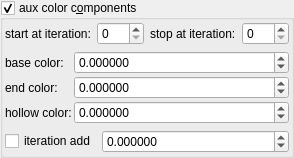
    <widget class="MyGroupBox" name="groupCheck_fold_color_aux_color_enabled_false">
     <property name="title">
      <string>aux color c&amp;omponents</string>
     </property>
     <property name="checkable">
      <bool>true</bool>
     </property>
     <layout class="QVBoxLayout" name="verticalLayout_12">
      <property name="leftMargin">
       <number>2</number>
      </property>
      <property name="topMargin">
       <number>2</number>
      </property>
      <property name="rightMargin">
       <number>2</number>
      </property>
      <property name="bottomMargin">
       <number>2</number>
      </property>
      <item>
       <layout class="QHBoxLayout" name="horizontalLayout_21" stretch="0,1,0,1">
        <item>
         <widget class="QLabel" name="label_102">
          <property name="text">
           <string>start at iteration:</string>
          </property>
         </widget>
        </item>
        <item>
         <widget class="MySpinBox" name="spinboxInt_fold_color_start_iterations_A">
          <property name="sizePolicy">
           <sizepolicy hsizetype="Minimum" vsizetype="Maximum">
            <horstretch>0</horstretch>
            <verstretch>0</verstretch>
           </sizepolicy>
          </property>
          <property name="minimum">
           <number>0</number>
          </property>
          <property name="maximum">
           <number>999</number>
          </property>
          <property name="value">
           <number>0</number>
          </property>
         </widget>
        </item>
        <item>
         <widget class="QLabel" name="label_74">
          <property name="text">
           <string>stop at iteration:</string>
          </property>
         </widget>
        </item>
        <item>
         <widget class="MySpinBox" name="spinboxInt_fold_color_stop_iterations_A">
          <property name="sizePolicy">
           <sizepolicy hsizetype="Preferred" vsizetype="Maximum">
            <horstretch>0</horstretch>
            <verstretch>0</verstretch>
           </sizepolicy>
          </property>
          <property name="maximum">
           <number>999</number>
          </property>
         </widget>
        </item>
       </layout>
      </item>
      <item>
       <layout class="QGridLayout" name="gridLayout_33" columnstretch="0,1" rowminimumheight="0,0,0">
        <property name="spacing">
         <number>2</number>
        </property>
        <item row="2" column="0">
         <widget class="QLabel" name="label_292">
          <property name="text">
           <string>hollow color:</string>
          </property>
         </widget>
        </item>
        <item row="0" column="1">
         <widget class="MyDoubleSpinBox" name="spinbox4_fold_color_difs_0000_y">
          <property name="sizePolicy">
           <sizepolicy hsizetype="Minimum" vsizetype="Maximum">
            <horstretch>0</horstretch>
            <verstretch>0</verstretch>
           </sizepolicy>
          </property>
          <property name="prefix">
           <string/>
          </property>
          <property name="suffix">
           <string/>
          </property>
          <property name="decimals">
           <number>6</number>
          </property>
          <property name="minimum">
           <double>-100.000000000000000</double>
          </property>
          <property name="maximum">
           <double>100.000000000000000</double>
          </property>
          <property name="singleStep">
           <double>0.100000000000000</double>
          </property>
         </widget>
        </item>
        <item row="0" column="0">
         <widget class="QLabel" name="label_290">
          <property name="text">
           <string>base color:</string>
          </property>
         </widget>
        </item>
        <item row="2" column="1">
         <widget class="MyDoubleSpinBox" name="spinbox4_fold_color_difs_0000_z">
          <property name="sizePolicy">
           <sizepolicy hsizetype="Minimum" vsizetype="Maximum">
            <horstretch>0</horstretch>
            <verstretch>0</verstretch>
           </sizepolicy>
          </property>
          <property name="prefix">
           <string/>
          </property>
          <property name="suffix">
           <string/>
          </property>
          <property name="decimals">
           <number>6</number>
          </property>
          <property name="minimum">
           <double>-100.000000000000000</double>
          </property>
          <property name="maximum">
           <double>100.000000000000000</double>
          </property>
          <property name="singleStep">
           <double>0.100000000000000</double>
          </property>
         </widget>
        </item>
        <item row="1" column="1">
         <widget class="MyDoubleSpinBox" name="spinbox4_fold_color_difs_0000_w">
          <property name="sizePolicy">
           <sizepolicy hsizetype="Minimum" vsizetype="Maximum">
            <horstretch>0</horstretch>
            <verstretch>0</verstretch>
           </sizepolicy>
          </property>
          <property name="prefix">
           <string/>
          </property>
          <property name="suffix">
           <string/>
          </property>
          <property name="decimals">
           <number>6</number>
          </property>
          <property name="minimum">
           <double>-100.000000000000000</double>
          </property>
          <property name="maximum">
           <double>100.000000000000000</double>
          </property>
          <property name="singleStep">
           <double>0.100000000000000</double>
          </property>
         </widget>
        </item>
        <item row="1" column="0">
         <widget class="QLabel" name="label_291">
          <property name="text">
           <string>end color:</string>
          </property>
         </widget>
        </item>
       </layout>
      </item>
      <item>
       <layout class="QHBoxLayout" name="horizontalLayout_22" stretch="0,1">
        <item>
         <widget class="MyCheckBox" name="checkBox_fold_color_aux_color_enabledB_false">
          <property name="text">
           <string notr="true">iteration add</string>
          </property>
         </widget>
        </item>
        <item>
         <widget class="MyDoubleSpinBox" name="spinbox4_fold_color_difs_0000_x">
          <property name="sizePolicy">
           <sizepolicy hsizetype="Minimum" vsizetype="Maximum">
            <horstretch>0</horstretch>
            <verstretch>0</verstretch>
           </sizepolicy>
          </property>
          <property name="prefix">
           <string/>
          </property>
          <property name="suffix">
           <string/>
          </property>
          <property name="decimals">
           <number>6</number>
          </property>
          <property name="minimum">
           <double>-99.998999999999995</double>
          </property>
          <property name="maximum">
           <double>99.998999999999995</double>
          </property>
          <property name="singleStep">
           <double>0.100000000000000</double>
          </property>
          <property name="value">
           <double>0.000000000000000</double>
          </property>
         </widget>
        </item>
       </layout>
      </item>
     </layout>
    </widget>
